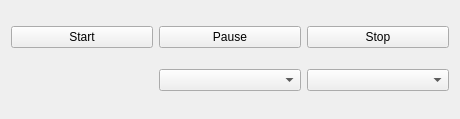
<?xml version="1.0" encoding="UTF-8"?>
<ui version="4.0">
 <class>Widget</class>
 <widget class="QWidget" name="Widget">
  <property name="geometry">
   <rect>
    <x>0</x>
    <y>0</y>
    <width>460</width>
    <height>119</height>
   </rect>
  </property>
  <property name="windowTitle">
   <string>Widget</string>
  </property>
  <layout class="QGridLayout" name="gridLayout">
   <item row="0" column="1">
    <widget class="QPushButton" name="btnPause">
     <property name="text">
      <string>Pause</string>
     </property>
    </widget>
   </item>
   <item row="0" column="2">
    <widget class="QPushButton" name="btnStop">
     <property name="text">
      <string>Stop</string>
     </property>
    </widget>
   </item>
   <item row="0" column="0">
    <widget class="QPushButton" name="btnStart">
     <property name="text">
      <string>Start</string>
     </property>
    </widget>
   </item>
   <item row="1" column="2">
    <widget class="QComboBox" name="cbbFileType"/>
   </item>
   <item row="1" column="1">
    <widget class="QComboBox" name="cbbMicrophone"/>
   </item>
  </layout>
 </widget>
 <layoutdefault spacing="6" margin="11"/>
 <resources/>
 <connections/>
</ui>
